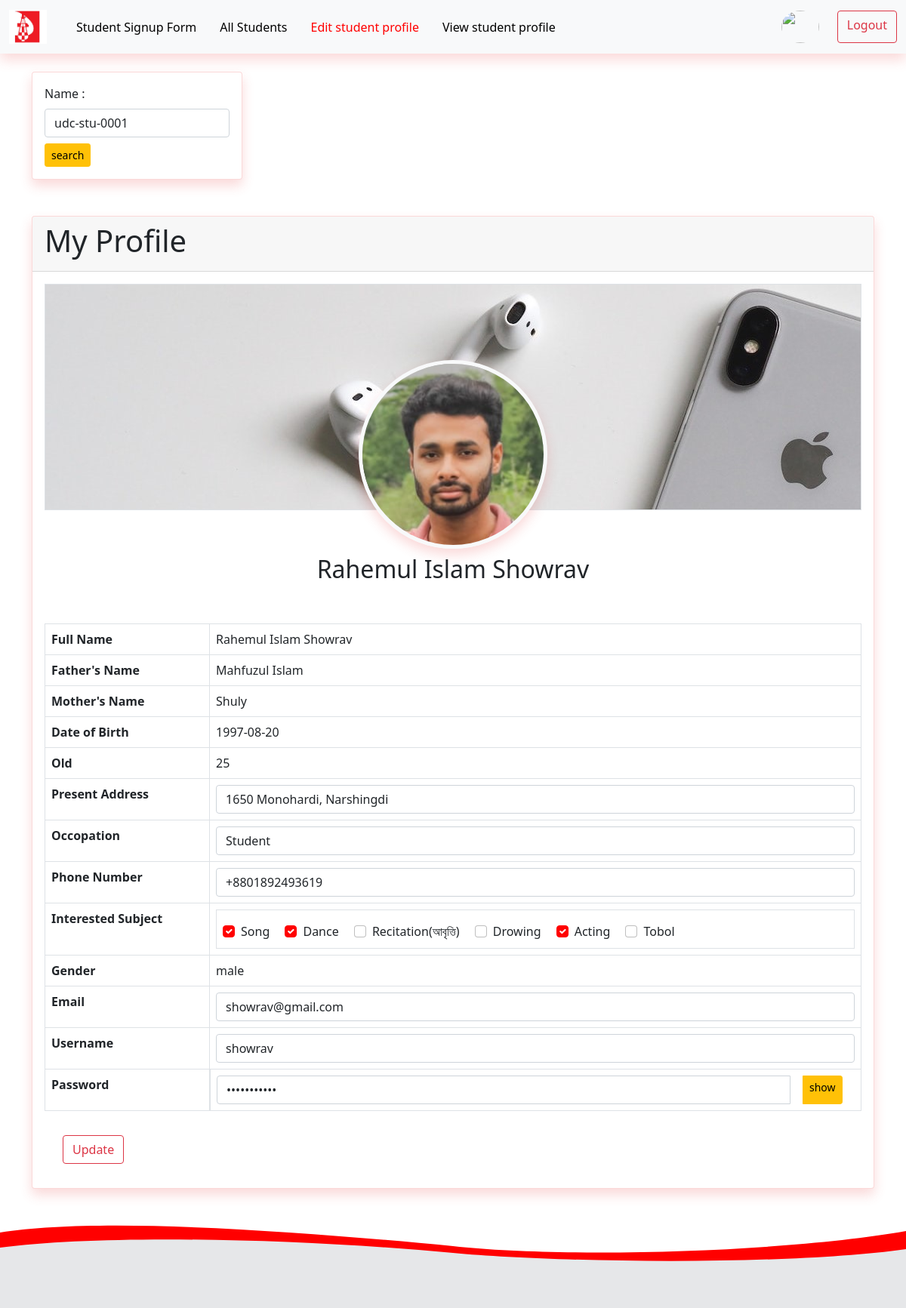
/pages/edit.php?edit_id=udc-stu-0001, run on the app's committed database.
### tables this page shows
CREATE TABLE `students` (
  `id` int(11) NOT NULL,
  `stu_id` varchar(12) DEFAULT 'udc-stu-',
  `full_name` varchar(225) NOT NULL,
  `full_name_bn` varchar(500) NOT NULL,
  `father_name` varchar(225) NOT NULL,
  `mother_name` varchar(225) NOT NULL,
  `present_address` varchar(555) NOT NULL,
  `date_of_birth` varchar(30) NOT NULL,
  `age` int(3) NOT NULL,
  `occupation` varchar(225) NOT NULL,
  `phone` varchar(20) NOT NULL,
  `interested_subject` varchar(50) NOT NULL,
  `gender` varchar(10) NOT NULL,
  `email` varchar(225) NOT NULL,
  `username` varchar(225) NOT NULL,
  `password` varchar(225) NOT NULL,
  `photo` varchar(225) NOT NULL,
  `status` tinyint(1) NOT NULL DEFAULT 1,
  `trash` tinyint(1) NOT NULL DEFAULT 0,
  `created_at` timestamp NOT NULL DEFAULT current_timestamp(),
  `updated_at` timestamp NULL DEFAULT NULL
);

### pages/edit.php (the view, shortened to what this page needs)
<?php
		include_once('../config.php');
		$edit_id = $_GET['edit_id'] ?? $_GET['get_stu_id'] ?? " ";
?>
<!DOCTYPE html>
<html lang="en">
<head>
  <link rel="stylesheet" href="https://cdn.jsdelivr.net/npm/bootstrap-icons@1.3.0/font/bootstrap-icons.css">
  <link href="../assects/css/bootstrap.min.css" rel="stylesheet">
    <link rel="stylesheet" href="../assects/css/style.css">
   <link rel="stylesheet" href="../assects/css/responsive.css">
</head>
<body>
  <nav class="navbar navbar-expand-lg navbar-danger bg-light shadow">
    <div class="container-fluid">
      <a class="navbar-brand" href="#"><img src="../assects/media/img/udichilogo.jpg" alt="udc logo" width="50" height="45"></a>
      <div class="collapse navbar-collapse" id="navbarSupportedContent">
        <ul class="navbar-nav me-auto mb-2 mb-lg-0">
          <li class="nav-item">
            <a class="nav-link" href="./signup.php">Student Signup Form</a>
          </li>
          <li class="nav-item">
            <a class="nav-link " href="./table.php">All Students</a>
          </li>
          <li class="nav-item">
            <a class="nav-link live" href="./edit.php">Edit student profile</a>
          </li>
          <li class="nav-item">
            <a class="nav-link" href="./profile.php">View student profile</a>
          </li>
        </ul>
        <div class="d-flex">
            <a href="./ad_profile.php"><img class="rounded-circle border-warning" src="../assects/media/img/dammy.png" alt="" width="50" height="43"></a>
            <a class="btn btn-outline-danger ms-4" href="../logout.php">Logout</a>
        </div>
      </div>
    </div>
  </nav>
</body>
<?php
		$edit_sql = "SELECT * FROM students WHERE stu_id = '$edit_id'";
		$edit_result = mysqli_query($connect, $edit_sql) or die('edit query not run');
		$edit_row = mysqli_fetch_assoc($edit_result);
?>
	<div class="container">
		<div class="card shadow w-25 my-4">
			<div class="card-body">
				<form action="" method="GET">
					<label for="stu-search" class="form-label">Name : </label>
					<input id="stu-search" class="form-control" type="text" name="get_stu_id" placeholder="Search by student id" value="<?php echo $edit_id?>">
					<button class="btn btn-sm btn-warning mt-2" type="submit">search</button>
				</form>
			</div>
		</div>
	</div>
	<?php
			if(mysqli_num_rows($edit_result) > 0) :
	?>
 	<div class="container">
		<div class="card my-5 shadow">
			<div class="card-header">
				<h1>My Profile</h1>
			</div>
			<div class="card-body">
				<div class="profile-head bg-light border" style='background-image: url("../assects/media/img/users/userBG.jpg")'>
					<div class="user-pic">
						<div class="pic">
							<img width="250px" height="250px" class="profile-pic shadow border border-light border-5 rounded-circle" src="../assects/media/img/users/<?php echo $edit_row['photo'];?>" alt="Dammy">
							<h2 class="text-center my-2"><?php echo $edit_row['full_name'];?></h2>
						</div>
					</div>
				</div>
				<div class="user-info-table">
					<div class="table-responsive">
						<form action="" method="POST">
							<table class="table table-bordered">
							  <tbody>
							    <tr>
							      	<th scope="row">Full Name</th>
							      	<td><?php echo $edit_row['full_name'];?></td>
							    </tr>
							    <tr>
							      	<th scope="row">Father's Name</th>
							      	<td><?php echo $edit_row['father_name'];?></td>
							    </tr>
							    <tr>
							      	<th scope="row">Mother's Name</th>
							      	<td><?php echo $edit_row['mother_name'];?></td>
							    </tr>
							   <tr>
									<th scope="row">Date of Birth</th>
									<td><?php echo $edit_row['date_of_birth'];?></td>
								</tr>
								<tr>
									<th scope="row">Old</th>
									<td><?php echo $edit_row['age'];?></td>
								</tr>
								<tr>
									<th scope="row">Present Address</th>
									<td><input name="address" class="form-control" type="address" value="<?php echo $edit_row['present_address'];?>"></td>
								</tr>
								<tr>
									<th scope="row">Occopation</th>
									<td><input name="occopation" class="form-control" type="text" value="<?php echo $edit_row['occupation'];?>"></td>
								</tr>
								<tr>
									<th scope="row">Phone Number</th>
									<td><input name="phone" class="form-control" type="tel" value="<?php echo $edit_row['phone'];?>"></td>
								</tr>
								<tr>
									<th scope="row">Interested Subject</th>
									<td>
										<?php
											$interested_sub_result = mysqli_query($connect, "SELECT `interested_subject` FROM `students` WHERE `stu_id` = '$edit_id'") or die('sub not run');
											$ister_row = mysqli_fetch_assoc($interested_sub_result);
											$ins_sub =  explode(", ",$ister_row['interested_subject']);
										?>
										<fieldset class="border p-2">
											<div class="form-check form-check-inline">
												<input class="form-check-input" type="checkbox" id="song" value="song" name="interested_sub[]"
													 <?php echo (in_array("song",$ins_sub)) ? 'checked' : " "; ?>
												>
												<label class="form-check-label" for="song">Song</label>
										  </div>
										  <div class="form-check form-check-inline">
												<input class="form-check-input" type="checkbox" size="30" id="dance" value="dance" name="interested_sub[]"
													<?php echo (in_array("dance",$ins_sub)) ? "checked" : " "; ?>
												>
												<label class="form-check-label" for="dance">Dance</label>
										  </div>
											<div class="form-check form-check-inline">
												<input class="form-check-input" type="checkbox" id="recitation" value="recitation" name="interested_sub[]"
														<?php echo (in_array("recitation",$ins_sub)) ? "checked" : " "; ?>
												>
												<label class="form-check-label" for="recitation">Recitation(আবৃত্তি)</label>
										  </div>
										  <div class="form-check form-check-inline">
												<input class="form-check-input" type="checkbox" id="drowing" value="drowing" name="interested_sub[]"
														<?php echo (in_array("drowing",$ins_sub)) ? "checked" : " "; ?>
												>
												<label class="form-check-label pe-auto" for="drowing">Drowing</label>
										  </div>
										  <div class="form-check form-check-inline">
												<input class="form-check-input" type="checkbox" id="acting" value="acting" name="interested_sub[]"
													<?php echo (in_array("acting",$ins_sub)) ? "checked" : " "; ?>
												>
												<label class="form-check-label" for="acting">Acting</label>
										  </div>
											<div class="form-check form-check-inline">
												<input class="form-check-input" type="checkbox" id="tobol" value="tobol" name="interested_sub[]"
													<?php echo (in_array("tobol",$ins_sub)) ? "checked" : " "; ?>
												>
												<label class="form-check-label" for="tobol">Tobol</label>
										  </div>
										</fieldset>
									</td>
								</tr>
								<tr>
									<th scope="row">Gender</th>
									<td>
												<?php echo $edit_row['gender']; ?>
									</td>
								</tr>
								<tr>
									<th scope="row">Email</th>
									<td><input name="email" class="form-control" type="email" value="<?php echo $edit_row['email'];?>">
									</td>
								</tr>
								<tr>
									<th scope="row">Username</th>
									<td><input name="username" class="form-control" type="text" value="<?php echo $edit_row['username'];?>">
									</td>
								</tr>
								<tr>
									<th scope="row">Password</th>
									<td class="input-group">
										<input name="password" class="form-control" id="pass" type="password" value="<?php echo $edit_row['password'];?>">
										<span id="btn" onclick="passHideShow()" class="btn btn-warning btn-sm mx-3">show</span>
									</td>
								</tr>
							  </tbody>
							</table>
							<input class="btn btn-outline-danger ms-4 my-3" type="submit" name="submit" value="Update">
						</form>
					</div>
				</div>
			</div>
		</div>
	</div>
<?php else :
		echo "<h3 class='text-center py-5'>Pleae Search with \"studetn id\" </h3>";
		endif;
	?>
	<footer>
	  <svg viewBox="0 -20 700 110" width="100%" height="110" preserveAspectRatio="none">
	    <path transform="translate(0, -20)" d="M0,10 c80,-22 240,0 350,18 c90,17 260,7.5 350,-20 v50 h-700" fill="red" />
	    <path d="M0,10 c80,-18 230,-12 350,7 c80,13 260,17 350,-5 v100 h-700z" fill="#E6E7E9" />
	  </svg>
	</footer>
</body>
</html>

### assects/css/style.css (style rules this page uses)
* { margin: 0; padding: 0; box-sizing: border-box; }
.form-check-input:checked, .form-select:checked { background-color: #ff0000; border-color: #ff0000; }
.shadow { box-shadow: 0 .5rem 1rem rgba(232, 67, 67, 0.2)!important; }
.card { position: relative; display: flex; flex-direction: column; min-width: 0; word-wrap: break-word; background-color: #fff; background-clip: border-box; border: 1px solid rgba(232, 67, 67, 0.2); border-radius: .25rem; }
.profile-head { width: 100%; height: 300px; }
.profile-pic { margin-top: 100px; }
.user-info-table { margin-top: 150px; }
.pic img { display: block; margin: 100px auto 0 auto; }
.form-check-input, .form-select, .form-select option, .form-check-label { cursor: pointer; }
.navbar-danger .navbar-nav .nav-link { color: black; font-size: 16px; }
.live, .navbar-danger .navbar-nav .nav-link:focus, .navbar-danger .navbar-nav .nav-link:hover { color: red !important; }
.navbar-danger .navbar-nav .nav-item { margin-left: 15px; }
a { color:red; text-decoration:none; }

### data on the page
students: photo (picture), full_name "Rahemul Islam Showrav", father_name "Mahfuzul Islam", mother_name "Shuly", date_of_birth "1997-08-20", age "25", address "1650 Monohardi, Narshingdi", occopation "Student", phone "+8801892493619", interested_subject "☑", gender "male", email "showrav@gmail.com", username "showrav"
